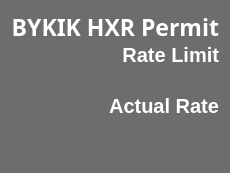
        <widget class="PyDMFrame" name="Device_BYKIKH_Frame">
         <property name="minimumSize">
          <size>
           <width>0</width>
           <height>162</height>
          </size>
         </property>
         <property name="maximumSize">
          <size>
           <width>270</width>
           <height>300</height>
          </size>
         </property>
         <property name="toolTip">
          <string/>
         </property>
         <property name="styleSheet">
          <string notr="true">QFrame{
background-color: rgb(109, 109, 109);
border-bottom-left-radius: 15px;
border-bottom-right-radius: 15px;
border-top-left-radius: 15px;
border-top-right-radius: 15px;
}</string>
         </property>
         <property name="alarmSensitiveBorder" stdset="0">
          <bool>true</bool>
         </property>
         <property name="channel" stdset="0">
          <string>ca://IOC:BSY0:MP01:BYKIK_RATE</string>
         </property>
         <layout class="QVBoxLayout" name="verticalLayout_19">
          <property name="spacing">
           <number>0</number>
          </property>
          <item>
           <widget class="QLabel" name="Device_BYKIKH_Title">
            <property name="font">
             <font>
              <family>Sans Serif</family>
              <pointsize>17</pointsize>
              <weight>75</weight>
              <italic>false</italic>
              <bold>true</bold>
             </font>
            </property>
            <property name="styleSheet">
             <string notr="true">border: 0px;
color: rgb(255, 255, 255);</string>
            </property>
            <property name="text">
             <string>BYKIK HXR Permit</string>
            </property>
            <property name="alignment">
             <set>Qt::AlignRight|Qt::AlignTrailing|Qt::AlignVCenter</set>
            </property>
           </widget>
          </item>
          <item>
           <widget class="QLabel" name="Device_BYKIKH_RL_Title">
            <property name="font">
             <font>
              <pointsize>15</pointsize>
              <weight>75</weight>
              <bold>true</bold>
             </font>
            </property>
            <property name="styleSheet">
             <string notr="true">border: 0px;
color: rgb(255, 255, 255);</string>
            </property>
            <property name="text">
             <string>Rate Limit</string>
            </property>
            <property name="alignment">
             <set>Qt::AlignRight|Qt::AlignTrailing|Qt::AlignVCenter</set>
            </property>
           </widget>
          </item>
          <item>
           <widget class="PyDMLabel" name="Device_BYKIKH_RL_Num">
            <property name="font">
             <font>
              <family>Sans Serif</family>
              <pointsize>15</pointsize>
              <weight>75</weight>
              <italic>false</italic>
              <bold>true</bold>
             </font>
            </property>
            <property name="toolTip">
             <string/>
            </property>
            <property name="styleSheet">
             <string notr="true">border: 0px;
color: rgb(255, 255, 255);</string>
            </property>
            <property name="alignment">
             <set>Qt::AlignRight|Qt::AlignTrailing|Qt::AlignVCenter</set>
            </property>
            <property name="rules" stdset="0">
             <string>[{&quot;name&quot;: &quot;Add Hz&quot;, &quot;property&quot;: &quot;Text&quot;, &quot;initial_value&quot;: &quot;&quot;, &quot;expression&quot;: &quot;str(ch[0]) + ' Hz'&quot;, &quot;channels&quot;: [{&quot;channel&quot;: &quot;ca://IOC:BSY0:MP01:BYKIK_MEASRATE&quot;, &quot;trigger&quot;: true, &quot;use_enum&quot;: true}]}]</string>
            </property>
            <property name="showUnits" stdset="0">
             <bool>true</bool>
            </property>
            <property name="alarmSensitiveContent" stdset="0">
             <bool>false</bool>
            </property>
            <property name="alarmSensitiveBorder" stdset="0">
             <bool>false</bool>
            </property>
            <property name="channel" stdset="0">
             <string>ca://IOC:BSY0:MP01:BYKIK_MEASRATE</string>
            </property>
           </widget>
          </item>
          <item>
           <widget class="PyDMDrawingLine" name="Device_BYKIKH_Line">
            <property name="maximumSize">
             <size>
              <width>16777215</width>
              <height>5</height>
             </size>
            </property>
            <property name="toolTip">
             <string/>
            </property>
            <property name="styleSheet">
             <string notr="true">background-color: rgb(136, 136, 136);
</string>
            </property>
           </widget>
          </item>
          <item>
           <widget class="QLabel" name="Device_BYKIKH_AR_Title">
            <property name="font">
             <font>
              <pointsize>15</pointsize>
              <weight>75</weight>
              <bold>true</bold>
             </font>
            </property>
            <property name="toolTip">
             <string/>
            </property>
            <property name="styleSheet">
             <string notr="true">border: 0px;
color: rgb(255, 255, 255);</string>
            </property>
            <property name="text">
             <string>Actual Rate</string>
            </property>
            <property name="alignment">
             <set>Qt::AlignRight|Qt::AlignTrailing|Qt::AlignVCenter</set>
            </property>
           </widget>
          </item>
          <item>
           <widget class="PyDMLabel" name="Device_BYKIKH_AR_Num">
            <property name="font">
             <font>
              <family>Sans Serif</family>
              <pointsize>24</pointsize>
              <weight>75</weight>
              <italic>false</italic>
              <bold>true</bold>
             </font>
            </property>
            <property name="toolTip">
             <string/>
            </property>
            <property name="styleSheet">
             <string notr="true">border: 0px;</string>
            </property>
            <property name="alignment">
             <set>Qt::AlignRight|Qt::AlignTrailing|Qt::AlignVCenter</set>
            </property>
            <property name="showUnits" stdset="0">
             <bool>true</bool>
            </property>
            <property name="alarmSensitiveContent" stdset="0">
             <bool>true</bool>
            </property>
            <property name="alarmSensitiveBorder" stdset="0">
             <bool>false</bool>
            </property>
            <property name="channel" stdset="0">
             <string>ca://IOC:BSY0:MP01:BYKIK_RATE</string>
            </property>
           </widget>
          </item>
         </layout>
        </widget>
